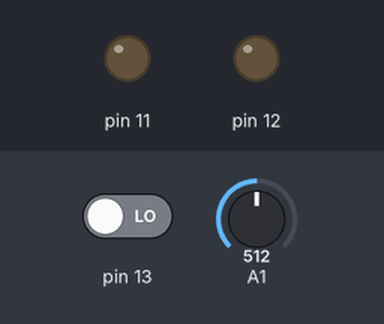
Bench run of a sketch on a simulated Arduino Uno, built with avr-gcc and run on an emulated ATmega328P. Shown: output pins drawn as LEDs (lit = HIGH). The inputs (shaded band) are chosen by the test bench; at power-on: pin 13 LOW, A1 = 512. At 1.9 s the program stops and its outputs stay as they are.

Above: at 1.2 s.
1.3 s: pin 13 driven HIGH
At 2.2 s:
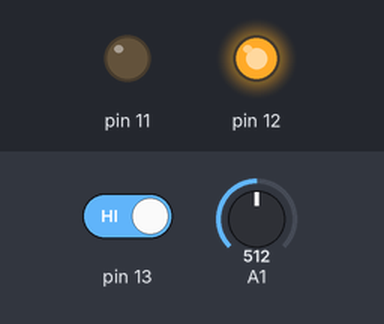
Timing chart, 0 to 3.4 s (numbered marks = the images above; inputs shaded):
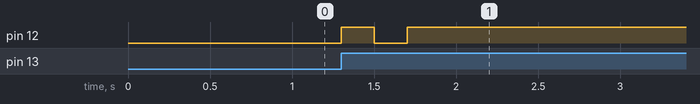

The sketch:

Car_2.ino
```cpp
unsigned long delaytime = 0;
void setup() {
  // put your setup code here, to run once:
  pinMode (A0, INPUT);
  pinMode (A1, INPUT);
  pinMode (11, OUTPUT);
  pinMode (13, INPUT);
  pinMode (12, OUTPUT);
  Serial.begin(9600);

}

void loop() {
    // put your main code here, to run repeatedly:
  int reads = analogRead(A1);

  //Serial.println(reads);

  //delaytime = reads *100L;
  //map (reads,0,1023,0,204600);


  //Serial.print ("Delay:\t");
  //Serial.println (delaytime);


  if (digitalRead(13) == HIGH) {
    digitalWrite(12,HIGH);
    delay(200);
    digitalWrite(12,LOW);
    delay(200);
    digitalWrite(12,HIGH);
    delay(200);
    digitalWrite(12,LOW);
    digitalWrite (11,255);
    delay (delaytime); //Enter the delay value from the regression. Put the distance they give you into the equation and then solve for delay.
    endProgram ();
  }
}

void endProgram (){
  while (true){
  analogWrite (11,0);
  digitalWrite (12, HIGH);
  }
}
```

Measured:
- after the input at 1.3 s, pin 12: LOW → HIGH at once, → LOW 0.20 s later, → HIGH 0.20 s later
